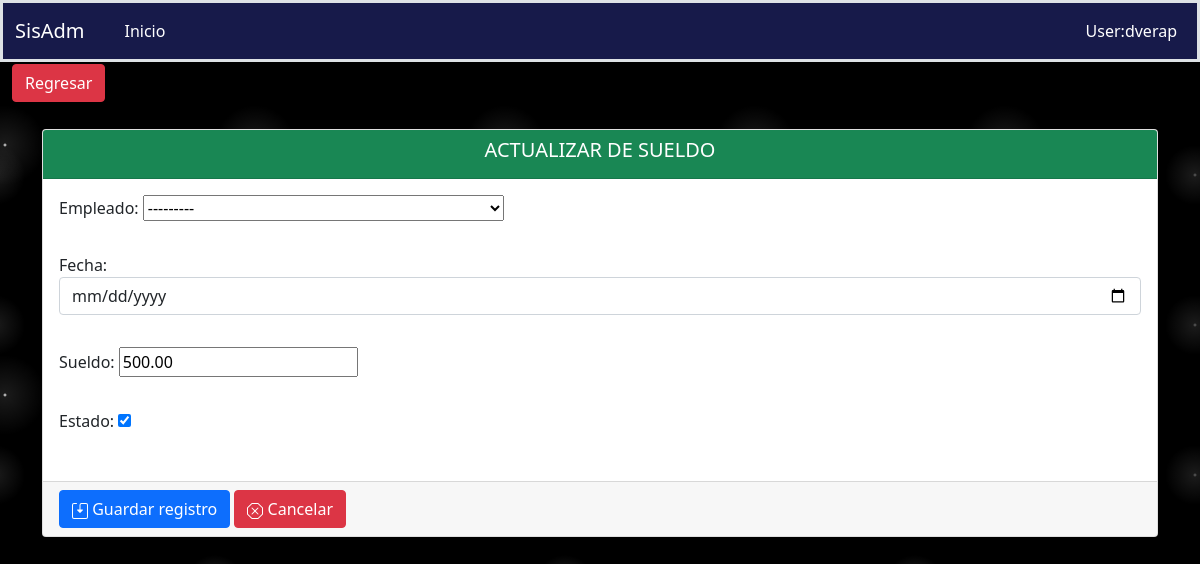
Before: /fichaPersonal/actualizarSueldo/1/ with the older database file.
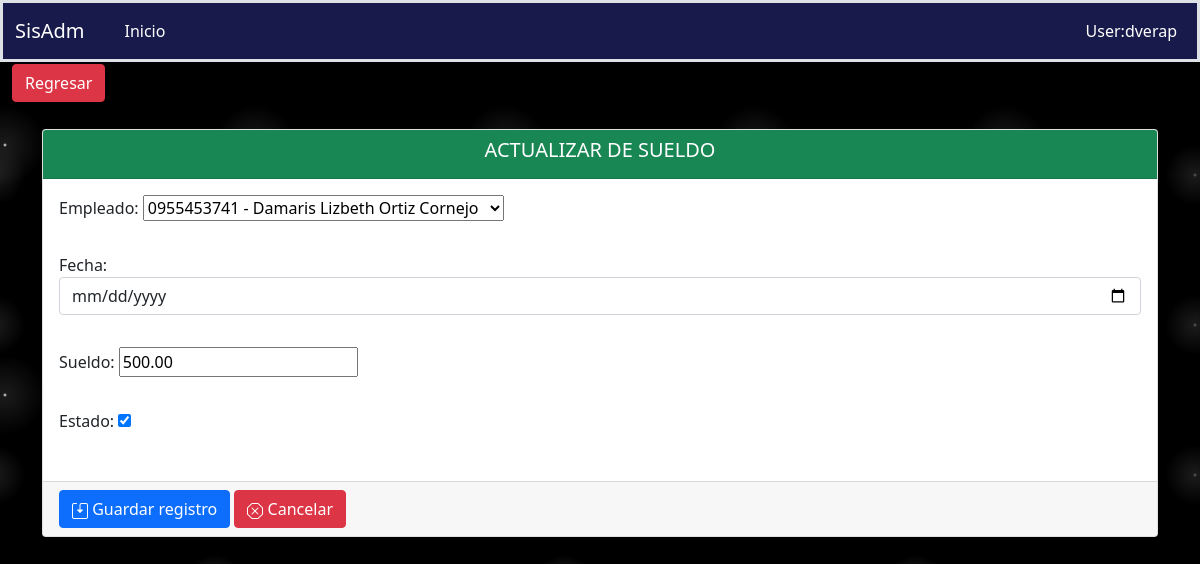
After: the same page with the newer database file.
### aplicaciones/ficha_personal/models.py (models this page shows, shortened)
class Sueldo(models.Model):
    empleado = models.ForeignKey(Empleado, on_delete=models.PROTECT, blank=True, null=True)
    fecha = models.DateField(blank=True, null=True, auto_now=False)
    sueldo = models.DecimalField(default=0.00, max_digits=9, decimal_places=2, verbose_name='Sueldo')
    estado = models.BooleanField(default=True)
    class Meta:
        verbose_name = "Sueldo"
        verbose_name_plural = "Sueldos"
        ordering = ('id',)

### aplicaciones/ficha_personal/views/Sueldo/views.py (the view)
# urls.py: path('actualizarSueldo/<int:pk>/', ActualizarSueldo.as_view(), name='actualizarSueldo'),
class ActualizarSueldo(UpdateView):
    model = Sueldo
    template_name = "Sueldo/form.html"
    success_url = reverse_lazy('ficha_Personal:sueldo')
    form_class = SueldoForm
    def get_context_data(self, **kwargs):
        context = super().get_context_data(**kwargs)
        context['action_save'] = self.request.path
        context['titulo'] = 'ACTUALIZAR DE SUELDO'
        context['url_anterior'] = '/fichaPersonal/sueldo'
        context['listar_url'] = '/fichaPersonal/sueldo'
        return context

### aplicaciones/ficha_personal/forms.py
class SueldoForm(ModelForm):
    class Meta:
        model = Sueldo
        fields = '__all__'
        widgets = {
            'fecha': forms.DateInput(format=('%d/%m/%Y'),attrs={'class': 'form-control', 'placeholder': 'Seleccione la fecha inicial','type': 'date'}),
            'sueldo': forms.TextInput(attrs={'placeholder': 'xx,xx', 'value': '0'}),
        }

### aplicaciones/ficha_personal/models.py (called while the page is built)
    def __str__(self):
        return "{} - {}".format(self.cedula, self.nombres)

### aplicaciones/ficha_personal/templates/Sueldo/form.html (shortened to what this page needs)
{% extends 'formulario.html' %}
{% load static %}
{% block controls %}
    {{ form.as_p }}
{% endblock %}

Changed rows visible on the page:
changed Sueldo: empleado "---------" → "0955453741 - Damaris Lizbeth Ortiz Cornejo"
